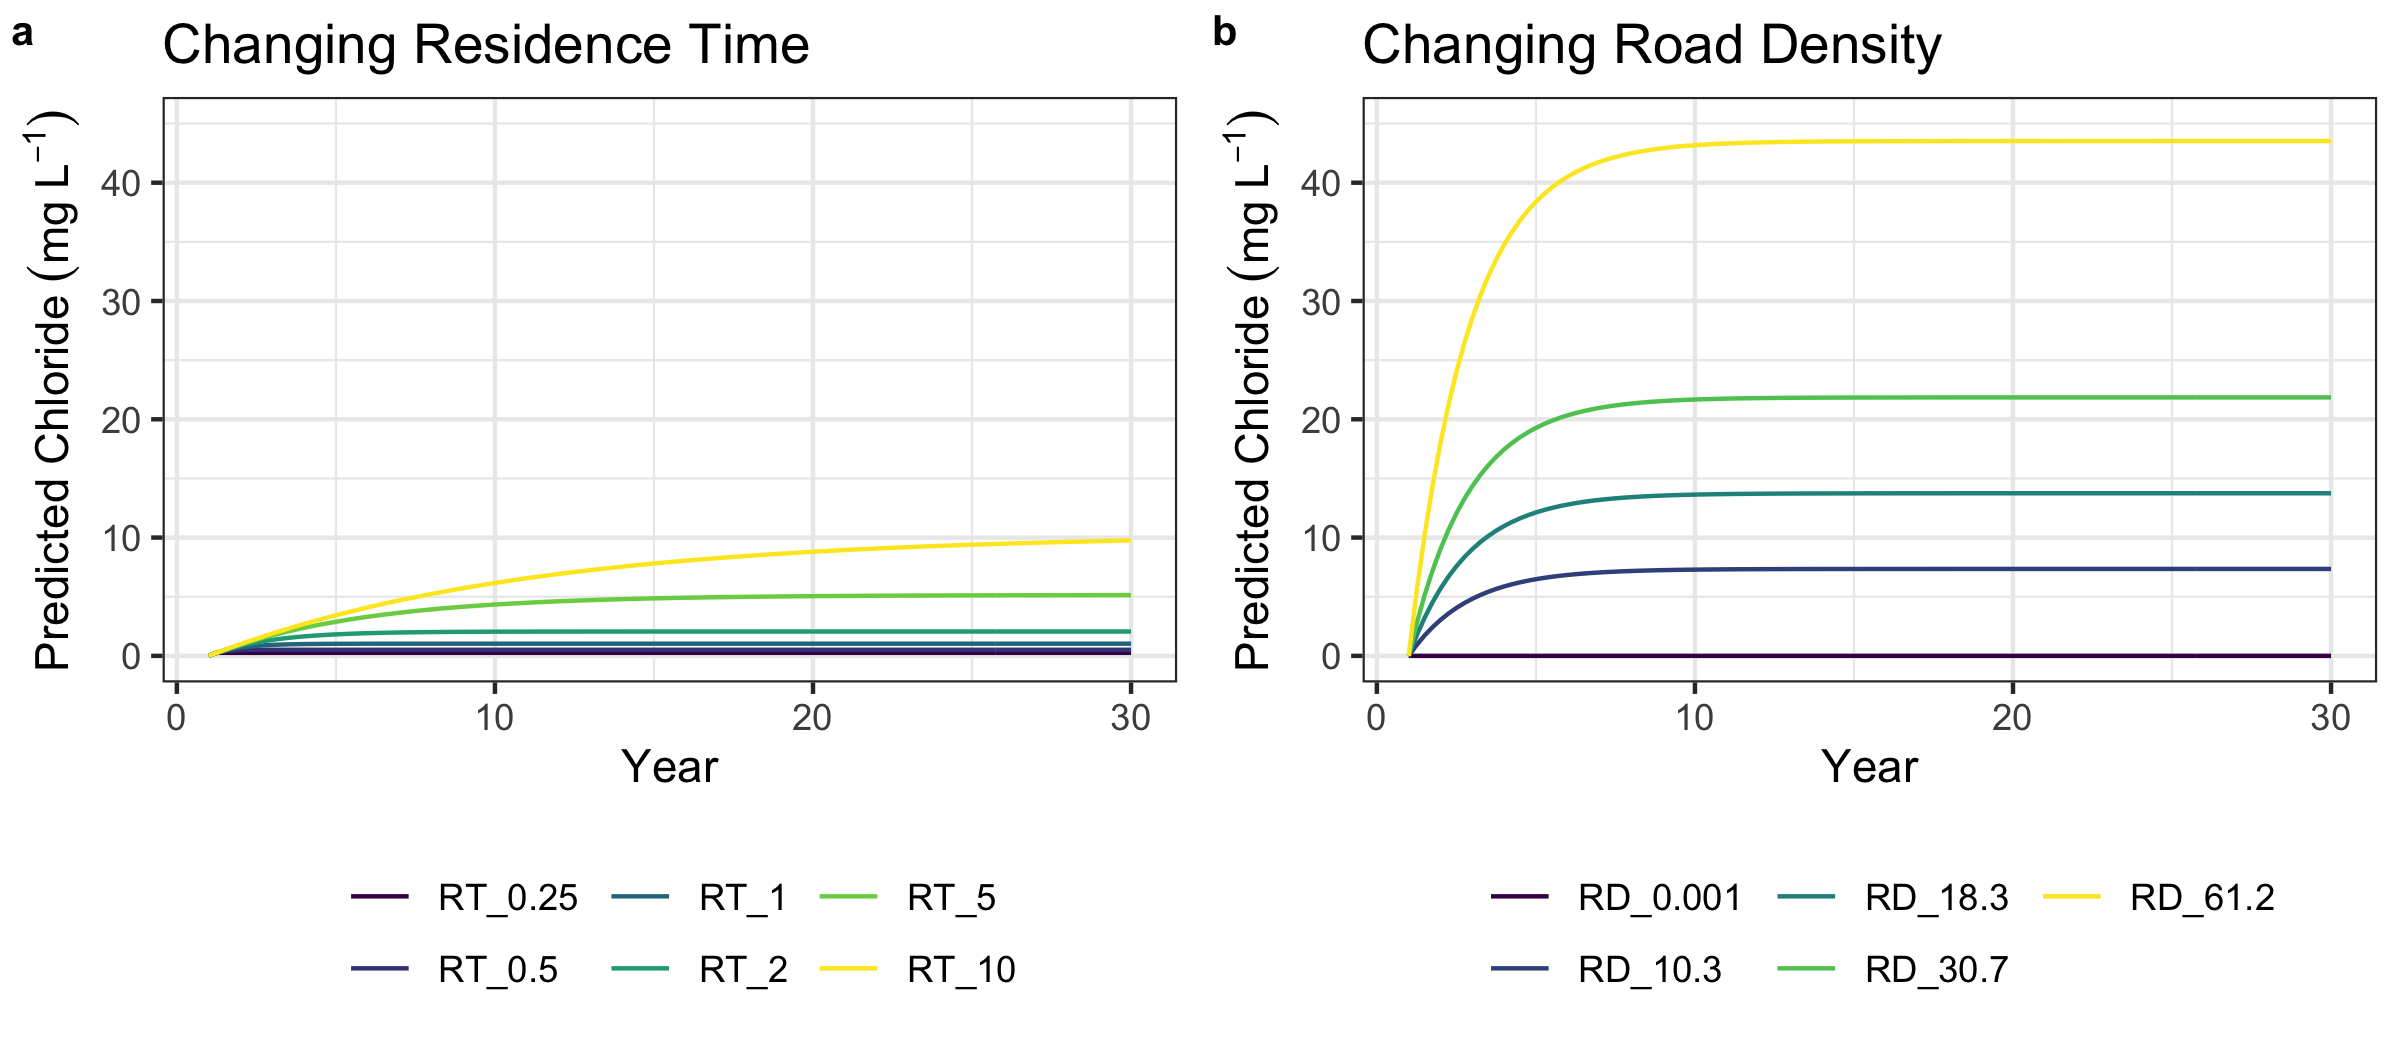

Generate this figure with R:
allLagos = read_csv('LAGOS_prediction/data5_LAGOS_allLakes.csv') %>%
  filter(state_zoneid != 'OUT_OF_COUNTY_STATE') 
colNames = read_csv('LAGOS_prediction/ColNames.csv')
names(allLagos) = colNames$NewLagos

allLagos <- allLagos %>%
  mutate(Month = 8) %>% 
  mutate_at(vars(LakeArea,WS.Area,wlconnections_allwetlands_count:RoadDistance),log01) %>%
  filter(!is.na(WS.Dev.Low))

nrow(allLagos %>% filter(LakeArea >= log(10)))


lakeArea = mean(allLagos$LakeArea) * 10000 #m2
volume = lakeArea * 5 #m3
WS.area = mean(allLagos$WS.Area) * 10000 #m2 

salt = 10 / 1000000 #ton/m2
saltUse = salt * WS.area * 1000000 #grams

roadDensity = mean(exp(allLagos$WS.RoadDensity)) #metersPerHectare (median lagos)
roadDensity = 2.9 / 10000 #meters/m2
road.meters = roadDensity * WS.area  #m (15 tons/mile is WI/MN average, 9.3 tons/km)
roadSaltUse = (9.3 * 1000000 /1000) * road.meters #g /m * m

# HYDROLAKES: Mean and median hydraulic residence times for all lakes were
# computed to be 1834 days and 451 days, respectively
res = c(0.25,0.5,1,2,5,10)
clLake = data.frame(Year = seq(1,30,by = 0.25), 
                    RT_0.25 = 0, RT_0.5 = 0, RT_1 = 0, RT_2 = 0, RT_5 = 0, RT_10 = 0) #conc = g/m3

for (r in 1:6) {
  resT = res[r]
  for (i in 2:nrow(clLake)) {
    lakeMass = clLake[i-1,r+1] * volume #grams
    lakeMassLost = lakeMass * 1/(resT/0.25)
    lakeMassNew = (roadSaltUse*0.25) + lakeMass - lakeMassLost
    clLake[i,r+1] = (lakeMassNew / volume)  #g/m3
  }
}
clLakeLong = gather(clLake, resT, cl, - Year)
clLakeLong$resT <- factor(clLakeLong$resT , levels = c('RT_0.25','RT_0.5','RT_1','RT_2', 'RT_5','RT_10'))

p1 = ggplot(clLakeLong) + geom_line(aes(x = Year, y = cl, color = resT)) +
  scale_color_viridis_d() +
  ylab(bquote('Predicted Chloride'~(mg~L^-1))) +
  labs(title = 'Changing Residence Time') +
  ylim(0,45) +
  theme_bw() +
  theme(legend.position="bottom",legend.title=element_blank())


### ### ### ### ### ### ### ### ### ### ### ### ### ### ### ### ### ### ### ### ### 
### Change Road Density ####

lakeArea = mean(allLagos$LakeArea) * 10000 #m2
volume = lakeArea * 5 #m3
WS.area = mean(allLagos$WS.Area) * 10000 #m2 

salt = 10 / 1000000 #ton/m2
saltUse = salt * WS.area * 1000000 #grams

paste(quantile(exp(allLagos$WS.RoadDensity),probs = seq(0.1,0.9,by = 0.2)),collapse = ', ')
roadDensity = as.numeric(quantile(exp(allLagos$WS.RoadDensity),probs = seq(0.1,0.9,by = 0.2))) #metersPerHectare (mean is 27)
roadDensity = roadDensity / 10000 #meters/m2
road.meters = roadDensity * WS.area  #m (15 tons/mile is WI/MN average, 9.3 tons/km)
roadSaltUse = (9.3 * 1000000 /1000) * road.meters #g /m * m

# HYDROLAKES: Mean and median hydraulic residence times for all lakes were
# computed to be 1834 days and 451 days, respectively
resT = 2
clLake.RD = data.frame(Year = seq(1, 30, by = 0.25), 
                    RD_0.001 = 0, RD_10.3 = 0, RD_18.3 = 0, RD_30.7 = 0, RD_61.2 = 0) #conc = g/m3

for (r in 1:5) {
  roadSaltUse.r = roadSaltUse[r]
  for (i in 2:nrow(clLake.RD)) {
    lakeMass = clLake.RD[i-1,r+1] * volume #grams
    lakeMassLost = lakeMass * 1/(resT/0.25)
    lakeMassNew = (roadSaltUse.r*0.25) + lakeMass - lakeMassLost
    clLake.RD[i,r+1] = (lakeMassNew / volume)  #g/m3
  }
}
clLake.RDLong = gather(clLake.RD, resT, cl, - Year)
clLake.RDLong$resT <- factor(clLake.RDLong$resT , levels = names(clLake.RD)[-1])

p3 = ggplot(clLake.RDLong) + geom_line(aes(x = Year, y = cl, color = resT)) +
  scale_color_viridis_d() +
  ylab(bquote('Predicted Chloride'~(mg~L^-1))) +
  labs(title = 'Changing Road Density') +
  guides(color=guide_legend(nrow=2)) +
  ylim(0,45) +
  theme_bw() +
  theme(legend.position="bottom",legend.title=element_blank()) 

### ### ### ### ### ### ### ### ### ### ### ### ### ### ### ### ### ### ### ### ### 
############ Lake Mendota ############
# Currently 55 mg/L

nrow(allLagos %>% filter(LakeArea >= log(10)))


mendota = dat %>% filter(gnis_name == 'Lake Mendota') %>% 
  slice(1)

lakeArea = mendota$LakeArea * 10000 #m2
volume = lakeArea * 12.5 #m3
WS.area = mendota$WS.Area * 10000 #m2 

roadDensity = mendota$WS.RoadDensity #metersPerHectare (median lagos)
roadDensity = roadDensity / 10000 #meters/m2
road.meters = roadDensity * WS.area  #m (15 tons/mile is WI/MN average, 9.3 tons/km)
roadSaltUse = (9.3 * 1000000 /1000) * road.meters #g /m * m = grams/Year

# HYDROLAKES: Mean and median hydraulic residence times for all lakes were
# computed to be 1834 days and 451 days, respectively
res = c(2,4,6)
clMendota = data.frame(Year = seq(1,30,by = 0.25), 
                    RT_2 = 0, RT_4 = 0, RT_6 = 0) #conc = g/m3

for (r in 1:3) {
  resT = res[r]
  for (i in 2:nrow(clMendota)) {
    lakeMass = clMendota[i-1,r+1] * volume #grams
    lakeMassLost = lakeMass * 1/(resT/0.25)
    lakeMassNew = (roadSaltUse*0.25) + lakeMass - lakeMassLost
    clMendota[i,r+1] = (lakeMassNew / volume)  #g/m3
  }
}
clMendotaLong = gather(clMendota, resT, cl, - Year)
clMendotaLong$resT <- factor(clMendotaLong$resT , levels = c('RT_2', 'RT_4', 'RT_6'))

p2 = ggplot(clMendotaLong) + 
  geom_hline(aes(yintercept = 55), linetype = 2, color = 'grey50') +
  geom_line(aes(x = Year, y = cl, color = resT)) +
  scale_color_viridis_d() +
  ylab(bquote('Predicted Chloride'~(mg~L^-1))) +
  labs(title = 'Lake Mendota, WI') +
  theme_bw() +
  theme(legend.position="bottom",legend.title=element_blank())
  

### Join plots ##########3
plot_grid(p1,p3, labels = c('a','b'), label_size = 10, ncol = 2, align = 'h')
ggsave(filename = 'clModel/resT_cl_model.png',width = 8,height = 3.5)







